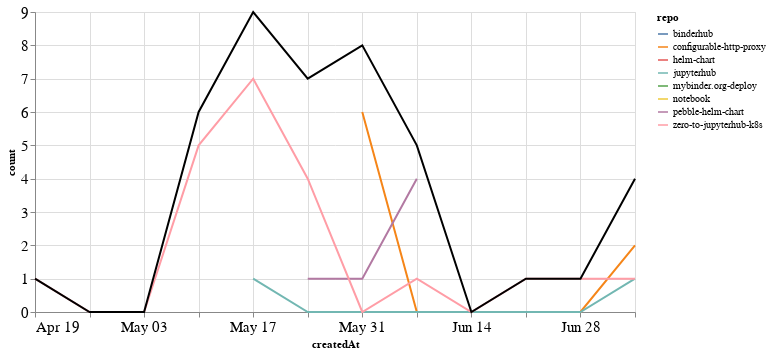

The notebook cell this image was saved under:
### Markdown cell above
## PRs

### Code cell
prs_time = prs.groupby('repo').resample('W', on='createdAt').count()['author'].reset_index()
prs_time = prs_time.rename(columns={'author': 'count'})
prs_time_total = prs_time.groupby('createdAt').agg({"count": "sum"}).reset_index()

ch1 = alt.Chart(prs_time, width=600).mark_line().encode(
    x='createdAt',
    y='count',
    color='repo',
    tooltip="repo"
)

ch2 = alt.Chart(prs_time_total, width=600).mark_line(color="black").encode(
    x='createdAt',
    y='count',
)

ch1 + ch2

### Figure 1 — Vega-Lite specification as saved in the notebook (floating-point values rounded to 4 significant figures)
{"config": {"axisLeft": {"labelFontSize": 15}, "axisBottom": {"labelFontSize": 15}}, "layer": [{"data": {"name": "data-6a7d117bc74c5ef098c01245762ee929"}, "mark": "line", "encoding": {"color": {"type": "nominal", "field": "repo"}, "tooltip": {"type": "nominal", "field": "repo"}, "x": {"type": "temporal", "field": "createdAt"}, "y": {"type": "quantitative", "field": "count"}}, "width": 600}, {"data": {"name": "data-63e233a72869348b303f9fcf8a3c28f2"}, "mark": {"type": "line", "color": "black"}, "encoding": {"x": {"type": "temporal", "field": "createdAt"}, "y": {"type": "quantitative", "field": "count"}}, "width": 600}], "$schema": "https://vega.github.io/schema/vega-lite/v4.8.1.json", "datasets": {"data-6a7d117bc74c5ef098c01245762ee929": [{"repo": "binderhub", "createdAt": "2020-05-24T00:00:00", "count": 2}, {"repo": "configurable-http-proxy", "createdAt": "2020-05-31T00:00:00", "count": 6}, {"repo": "configurable-http-proxy", "createdAt": "2020-06-07T00:00:00", "count": 0}, {"repo": "configurable-http-proxy", "createdAt": "2020-06-14T00:00:00", "count": 0}, {"repo": "configurable-http-proxy", "createdAt": "2020-06-21T00:00:00", "count": 0}, {"repo": "configurable-http-proxy", "createdAt": "2020-06-28T00:00:00", "count": 0}, {"repo": "configurable-http-proxy", "createdAt": "2020-07-05T00:00:00", "count": 2}, {"repo": "helm-chart", "createdAt": "2020-05-10T00:00:00", "count": 1}, {"repo": "jupyterhub", "createdAt": "2020-05-17T00:00:00", "count": 1}, {"repo": "jupyterhub", "createdAt": "2020-05-24T00:00:00", "count": 0}, {"repo": "jupyterhub", "createdAt": "2020-05-31T00:00:00", "count": 0}, {"repo": "jupyterhub", "createdAt": "2020-06-07T00:00:00", "count": 0}, {"repo": "jupyterhub", "createdAt": "2020-06-14T00:00:00", "count": 0}, {"repo": "jupyterhub", "createdAt": "2020-06-21T00:00:00", "count": 0}, {"repo": "jupyterhub", "createdAt": "2020-06-28T00:00:00", "count": 0}, {"repo": "jupyterhub", "createdAt": "2020-07-05T00:00:00", "count": 1}, {"repo": "mybinder.org-deploy", "createdAt": "2020-05-31T00:00:00", "count": 1}, {"repo": "notebook", "createdAt": "2020-05-17T00:00:00", "count": 1}, {"repo": "pebble-helm-chart", "createdAt": "2020-05-24T00:00:00", "count": 1}, {"repo": "pebble-helm-chart", "createdAt": "2020-05-31T00:00:00", "count": 1}, {"repo": "pebble-helm-chart", "createdAt": "2020-06-07T00:00:00", "count": 4}, {"repo": "zero-to-jupyterhub-k8s", "createdAt": "2020-04-19T00:00:00", "count": 1}, {"repo": "zero-to-jupyterhub-k8s", "createdAt": "2020-04-26T00:00:00", "count": 0}, {"repo": "zero-to-jupyterhub-k8s", "createdAt": "2020-05-03T00:00:00", "count": 0}, {"repo": "zero-to-jupyterhub-k8s", "createdAt": "2020-05-10T00:00:00", "count": 5}, {"repo": "zero-to-jupyterhub-k8s", "createdAt": "2020-05-17T00:00:00", "count": 7}, {"repo": "zero-to-jupyterhub-k8s", "createdAt": "2020-05-24T00:00:00", "count": 4}, {"repo": "zero-to-jupyterhub-k8s", "createdAt": "2020-05-31T00:00:00", "count": 0}, {"repo": "zero-to-jupyterhub-k8s", "createdAt": "2020-06-07T00:00:00", "count": 1}, {"repo": "zero-to-jupyterhub-k8s", "createdAt": "2020-06-14T00:00:00", "count": 0}, {"repo": "zero-to-jupyterhub-k8s", "createdAt": "2020-06-21T00:00:00", "count": 1}, {"repo": "zero-to-jupyterhub-k8s", "createdAt": "2020-06-28T00:00:00", "count": 1}, {"repo": "zero-to-jupyterhub-k8s", "createdAt": "2020-07-05T00:00:00", "count": 1}], "data-63e233a72869348b303f9fcf8a3c28f2": [{"createdAt": "2020-04-19T00:00:00", "count": 1}, {"createdAt": "2020-04-26T00:00:00", "count": 0}, {"createdAt": "2020-05-03T00:00:00", "count": 0}, {"createdAt": "2020-05-10T00:00:00", "count": 6}, {"createdAt": "2020-05-17T00:00:00", "count": 9}, {"createdAt": "2020-05-24T00:00:00", "count": 7}, {"createdAt": "2020-05-31T00:00:00", "count": 8}, {"createdAt": "2020-06-07T00:00:00", "count": 5}, {"createdAt": "2020-06-14T00:00:00", "count": 0}, {"createdAt": "2020-06-21T00:00:00", "count": 1}, {"createdAt": "2020-06-28T00:00:00", "count": 1}, {"createdAt": "2020-07-05T00:00:00", "count": 4}]}}
